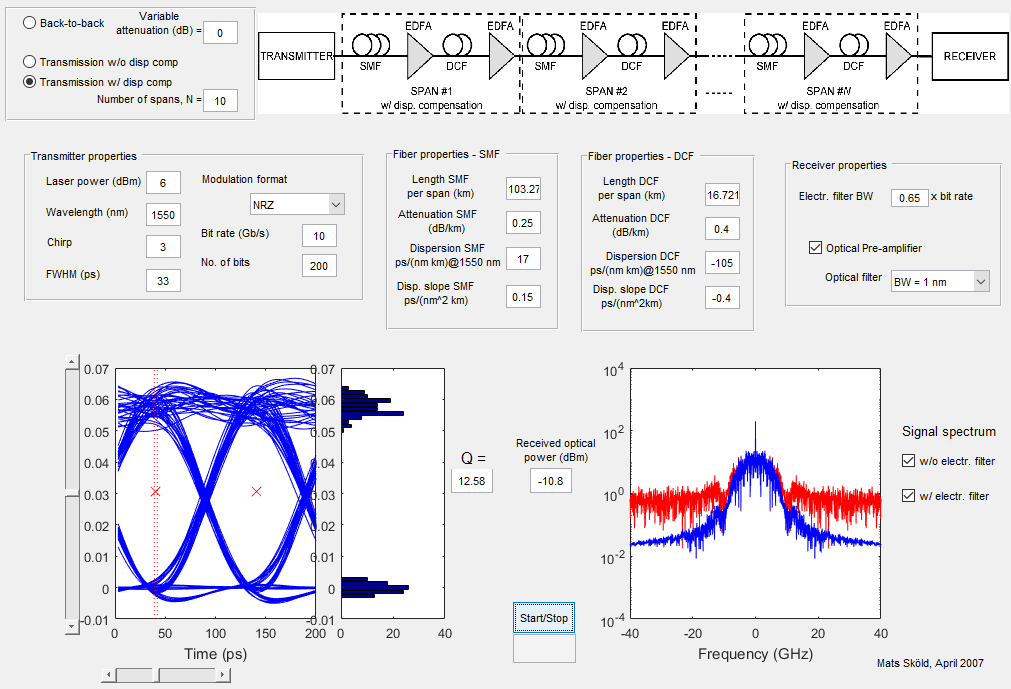
%> input picture Optical Networks/Proj2/LinkSimulator_Answer/N10_10G.png, 1011 x 689 px
$ octave m2.m   (GNU Octave 9; MATLAB toolbox functions it lacks are replaced by stand-ins)
%> lines starting %> are read from the running program, lines starting %| are printed output that depends on the picture
clear
clc
h=subplot(2,2,1);
x=imread('N10_10G.png');
%> x is the input picture: size 689x1011x3 uint8; mean R, G, B 229.9, 228.2, 234.6
imshow(x)
clear x
subplot(2,2,2)
x=imread('N10_40G.png');
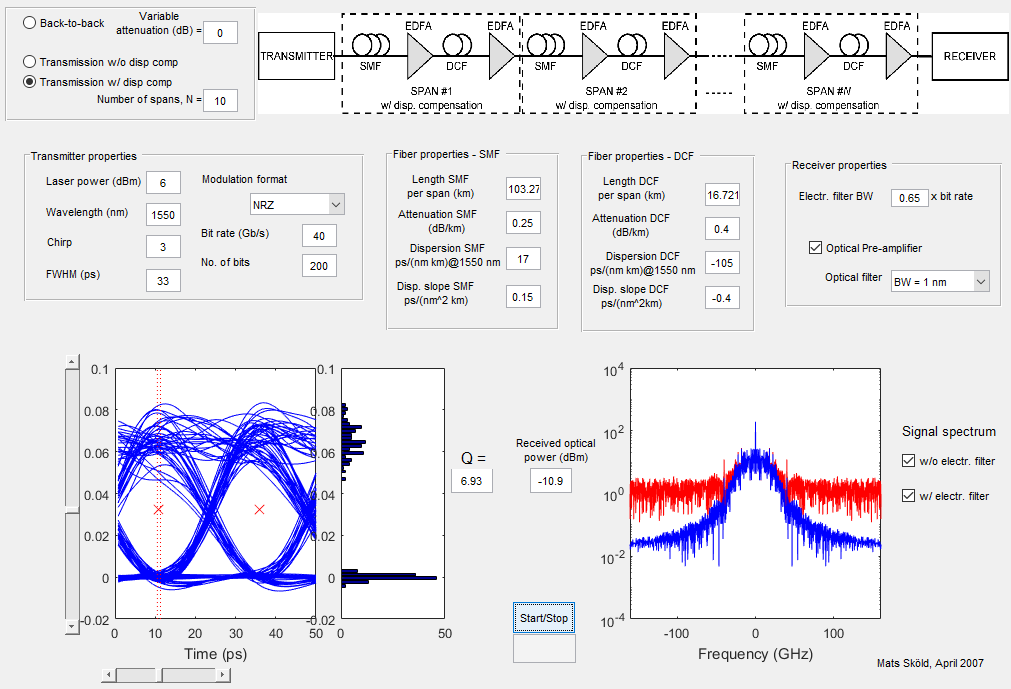
%> input picture Optical Networks/Proj2/LinkSimulator_Answer/N10_40G.png, 1011 x 689 px
%> x is the input picture: size 689x1011x3 uint8; mean R, G, B 229.8, 228.1, 234.8
imshow(x)
clear x
subplot(2,2,3)
x=imread('N20_10G.png');
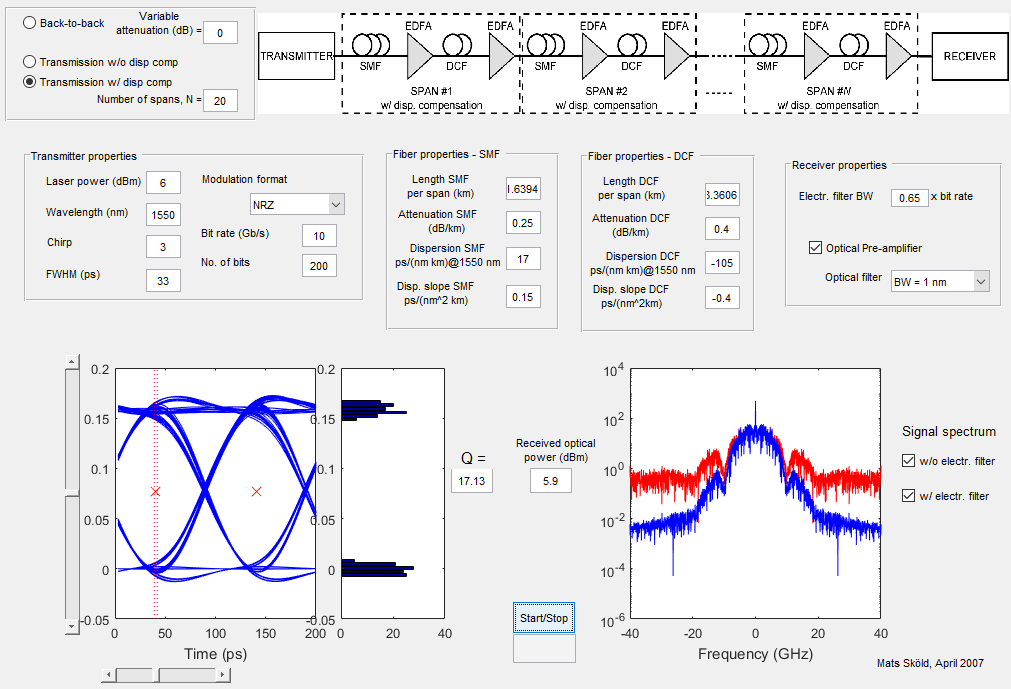
%> input picture Optical Networks/Proj2/LinkSimulator_Answer/N20_10G.png, 1011 x 689 px
%> x is the input picture: size 689x1011x3 uint8; mean R, G, B 232.2, 230.9, 235.1
imshow(x)
clear x
subplot(2,2,4)
x=imread('N20_40G.png');
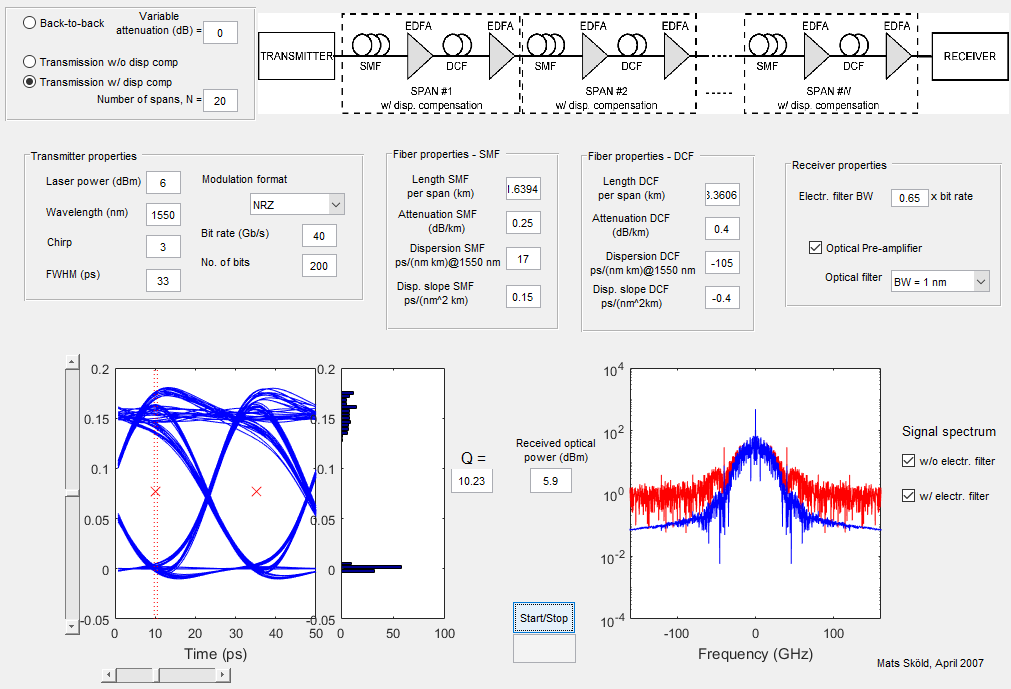
%> input picture Optical Networks/Proj2/LinkSimulator_Answer/N20_40G.png, 1011 x 689 px
%> x is the input picture: size 689x1011x3 uint8; mean R, G, B 232.2, 230.5, 235.1
imshow(x)
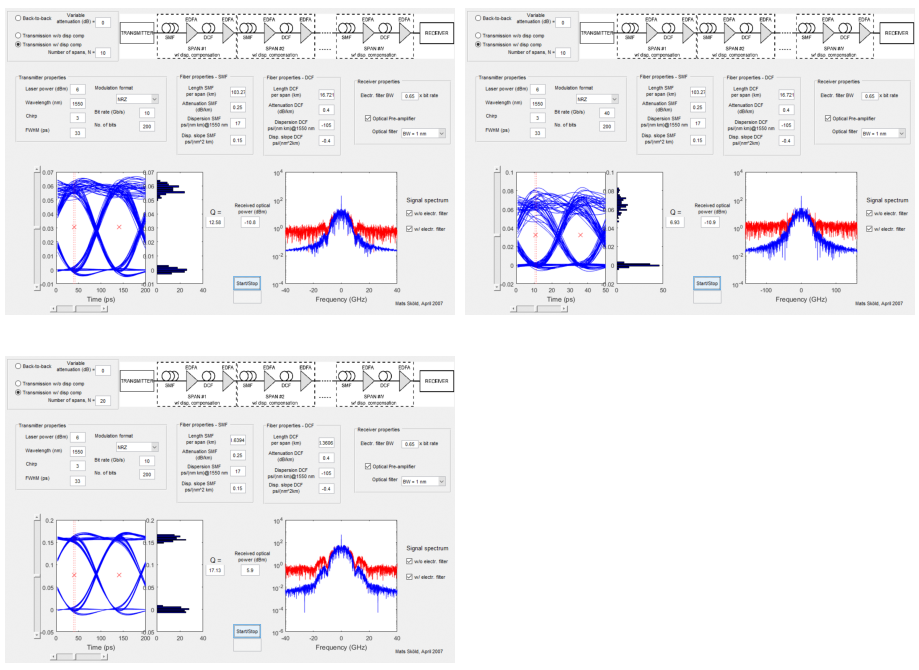
%> figure redrawn from the program's plot data, 4 panels
clear x
